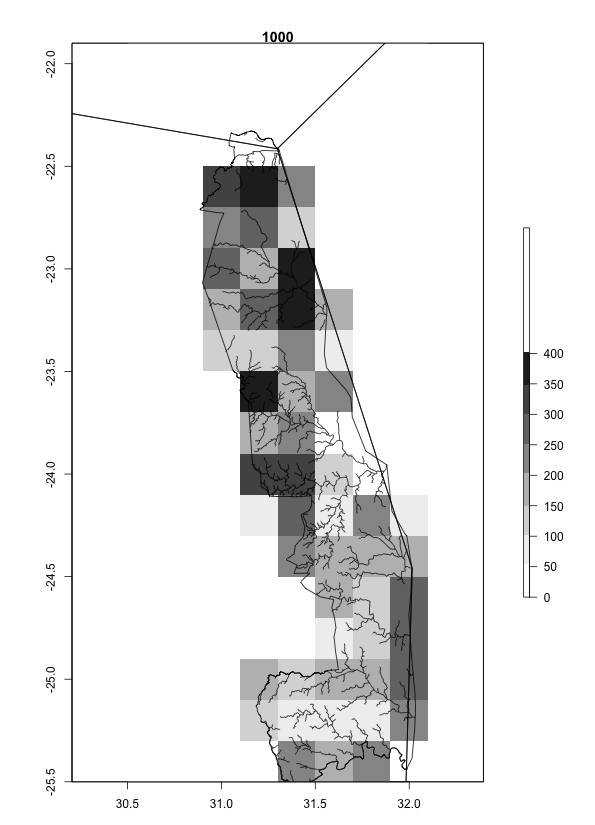

Recreate this plot in R.
library(ncdf4)
library(raster)
library(maptools)
library(rgdal)
library(plyr)
library(RColorBrewer)

library(mongolite)
library(jsonlite)

# Connect to mongodb
# will be passed to mongo query
tick <- 1000
agentType <- "Elephant"
collection <- "f6ae7ad2-cfbf-4917-af79-263e102e2052-kf"
con <- mongo(collection, url = "mongodb://127.0.0.1:27017/ResultData")

# settings
yearTitlePng <- tick

llBound <- c(30.5,-25.5)
urBound <- c(32.25,-21.75)
cellSizeInDeg <- 0.20

# output/input
png( file=sprintf("~/Downloads/agentdata-%s.png",yearTitlePng), height=825, width=595 )
rivers <- shapefile("~/ownCloud/MARS_Modelle/MARS_KNP/Water/gis_vector_rivers/gis_rivers.shp", stringsAsFactors=FALSE, verbose=FALSE, warnPRJ=TRUE)
borders <- shapefile("~/ownCloud/MARS_Modelle/MARS_KNP/Fence/gis_vector_knp_border/gis_knp_border_checked.shp", stringsAsFactors=FALSE, verbose=FALSE, warnPRJ=TRUE)
#l <- readOGR(dsn="/Users/thc/ownCloud/03 Land/Clemen et al./R/boundary", layer="boundary")

grid_col <- (urBound[1] - llBound[1]) / cellSizeInDeg
grid_row <- (urBound[2] - llBound[2]) / cellSizeInDeg

# iterate by x,y coords and fill coords matrices
xx <- seq(llBound[1], urBound[1]-cellSizeInDeg, by=cellSizeInDeg)
yy <- seq(llBound[2], urBound[2]-cellSizeInDeg, by=cellSizeInDeg)
print(xx)
print(yy)
aglb1 <- matrix( NA, length(yy), length(xx) )
mx  <- matrix( NA, length(yy), length(xx) )
my  <- matrix( NA, length(yy), length(xx) )

for ( x in 1:grid_col )
{
  for ( y in 1:grid_row )
  {
    mx[y,x]<- xx[x]
    my[y,x]<- yy[y]
    # get data
    aglb1[y,x] <- con$count(sprintf('{"Tick":%i, "Properties.AgentType":"%s", "Position":{ "$geoWithin": { "$box": [[%f,%f],[%f,%f]]  }} }', tick, agentType, xx[x],yy[y],xx[x]+cellSizeInDeg,yy[y]+cellSizeInDeg))
    print(sprintf("%f %f found %i \n",xx[x], yy[y], aglb1[y,x]))
  }
}
test <- aglb1
sum(aglb1)

# from original code
lonlat     <- expand.grid(xx+(cellSizeInDeg/2),yy+(cellSizeInDeg/2)) 

xyz_aglb1   <- data.frame(cbind(lonlat,as.vector(t(aglb1))))
xyz_aglb1_r <- rasterFromXYZ(xyz_aglb1, res=c(cellSizeInDeg,cellSizeInDeg), crs=NA, digits=5)

# ---------------------------------------------------------------------
# --- Plots -----------------------------------------------------------
# ---------------------------------------------------------------------
data(wrld_simpl)

# format output frame (4 cols, smaller inner and outer margin)
par( mfrow=c(1,1), mar=c(3,3,1,4), oma=c(0,2,2,1) )

bm_brk <- seq(0,400, by=50)
bm_col <- brewer.pal(length(bm_brk),"Greys")

plot(xyz_aglb1_r, col=bm_col, breaks=bm_brk, main=yearTitlePng )
plot(rivers, add=T)
plot(borders, add=T)
#plot(l, add=T)
plot(wrld_simpl,add=T)

graphics.off()
